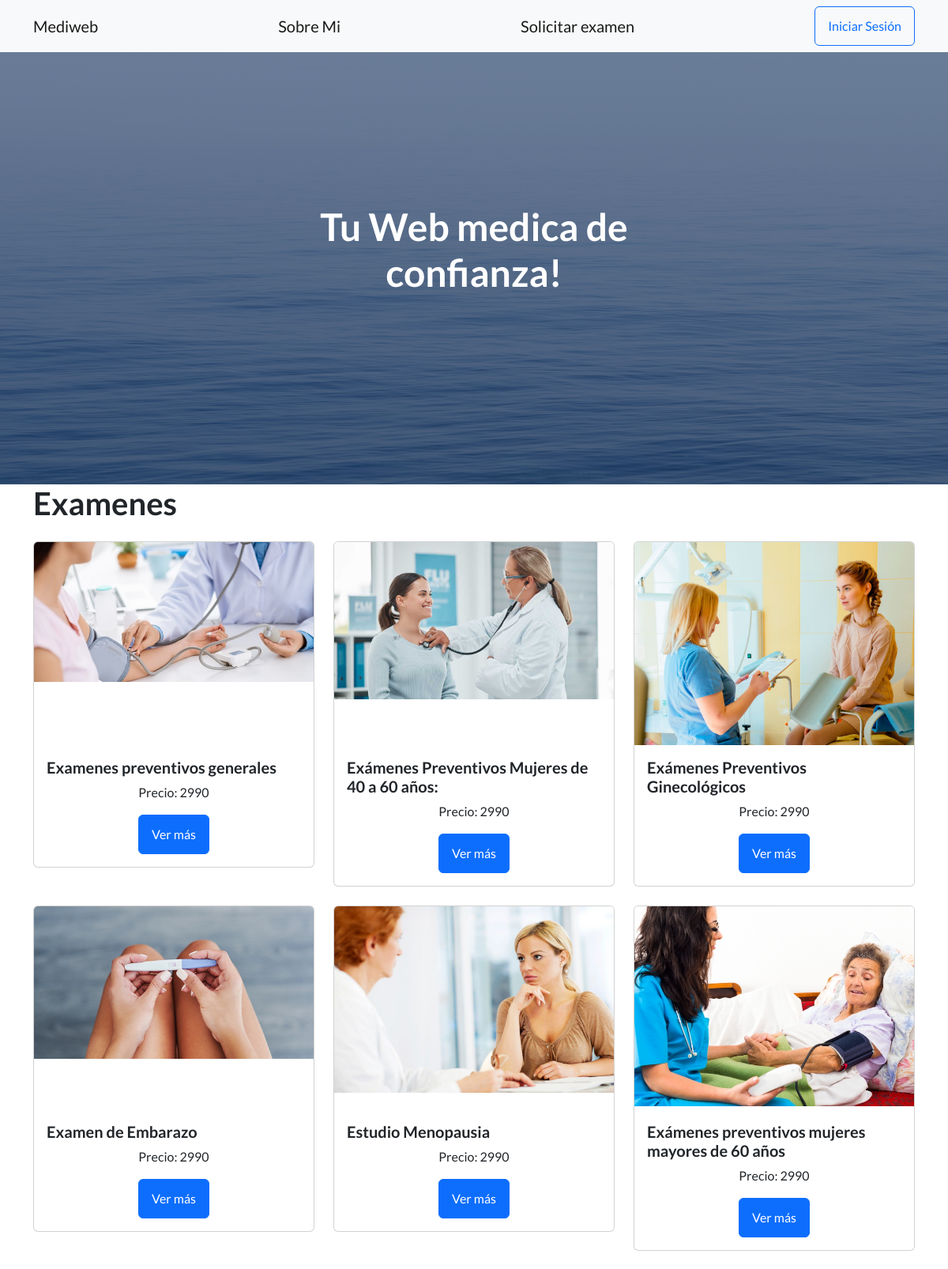
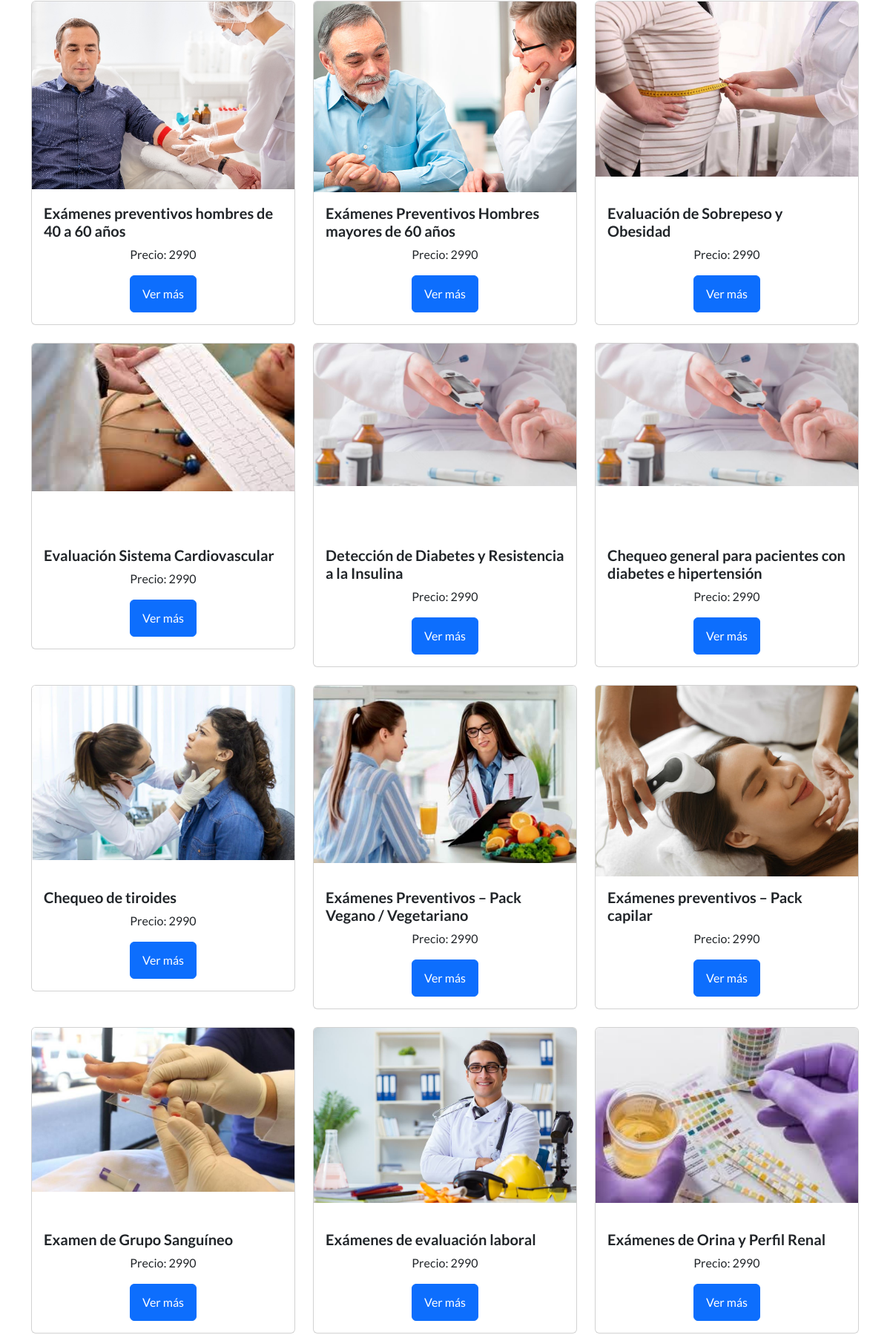
Page /categorias/ (upper part) on the committed database (2 pictures, top to bottom).
### AppWeb/models.py (models this page shows, shortened)
class Categoria(models.Model):
    nombre = models.CharField(max_length=100)
    descripcion = models.TextField(blank=True)  # Campo opcional para descripción de la categoría
    precio = models.DecimalField(max_digits=10, decimal_places=0)
    imagen_url = models.CharField(max_length=200, null=True, blank=True)

### AppWeb/views.py (the view)
# urls.py: path('categorias/', views.ver_categorias, name='ver_categorias'),
def ver_categorias(request):
    categorias = Categoria.objects.all()
    return render(request, 'examenes/ver_categoria.html', {'categorias': categorias})

### AppWeb/templates/examenes/ver_categoria.html (shortened to what this page needs)
{% extends 'base.html' %}
{% load static %}
{% block content %}
<div class="container">
    <h1 class="mb-4">Examenes</h1>
    <div class="row">
        {% for categoria in categorias %}
        <div class="col-lg-4 mb-4">
            <div class="card rounded">
                {% if categoria.imagen_url %}
                <a href="{% url 'ver_productos_por_categoria' categoria.id %}">
                    <div style="height: 257px; overflow: hidden;">
                        <img src="{{ categoria.imagen_url }}" class="card-img-top img-fluid" alt="{{ categoria.nombre }}">
                    </div>
                </a>
                {% endif %}
                <div class="card-body">
                    <h5 class="card-title">{{ categoria.nombre }}</h5>
                    <p class="card-text text-center">Precio: {{ categoria.precio }}</p>
                    <div class="text-center">
                        <a href="{% url 'ver_productos_por_categoria' categoria.id %}" class="btn btn-primary">Ver más</a>
                    </div>
                </div>
            </div>
        </div>
        {% endfor %}
    </div>
</div>
{% endblock %}

### rows in the picture
Categoria: imagen_url (picture), nombre "Examenes preventivos generales", precio "2990"
Categoria: imagen_url (picture), nombre "Exámenes Preventivos Mujeres de 40 a 60 años:", precio "2990"
Categoria: imagen_url (picture), nombre "Exámenes Preventivos Ginecológicos", precio "2990"
Categoria: imagen_url (picture), nombre "Examen de Embarazo", precio "2990"
Categoria: imagen_url (picture), nombre "Estudio Menopausia", precio "2990"
Categoria: imagen_url (picture), nombre "Exámenes preventivos mujeres mayores de 60 años", precio "2990"
Categoria: imagen_url (picture), nombre "Exámenes preventivos hombres de 40 a 60 años", precio "2990"
Categoria: imagen_url (picture), nombre "Exámenes Preventivos Hombres mayores de 60 años", precio "2990"
Categoria: imagen_url (picture), nombre "Evaluación de Sobrepeso y Obesidad", precio "2990"
Categoria: imagen_url (picture), nombre "Evaluación Sistema Cardiovascular", precio "2990"
Categoria: imagen_url (picture), nombre "Detección de Diabetes y Resistencia a la Insulina", precio "2990"
Categoria: imagen_url (picture), nombre "Chequeo general para pacientes con diabetes e hipertensión", precio "2990"
Categoria: imagen_url (picture), nombre "Chequeo de tiroides", precio "2990"
Categoria: imagen_url (picture), nombre "Exámenes Preventivos – Pack Vegano / Vegetariano", precio "2990"
Categoria: imagen_url (picture), nombre "Exámenes preventivos – Pack capilar", precio "2990"
Categoria: imagen_url (picture), nombre "Examen de Grupo Sanguíneo", precio "2990"
Categoria: imagen_url (picture), nombre "Exámenes de evaluación laboral", precio "2990"
Categoria: imagen_url (picture), nombre "Exámenes de Orina y Perfil Renal", precio "2990"
